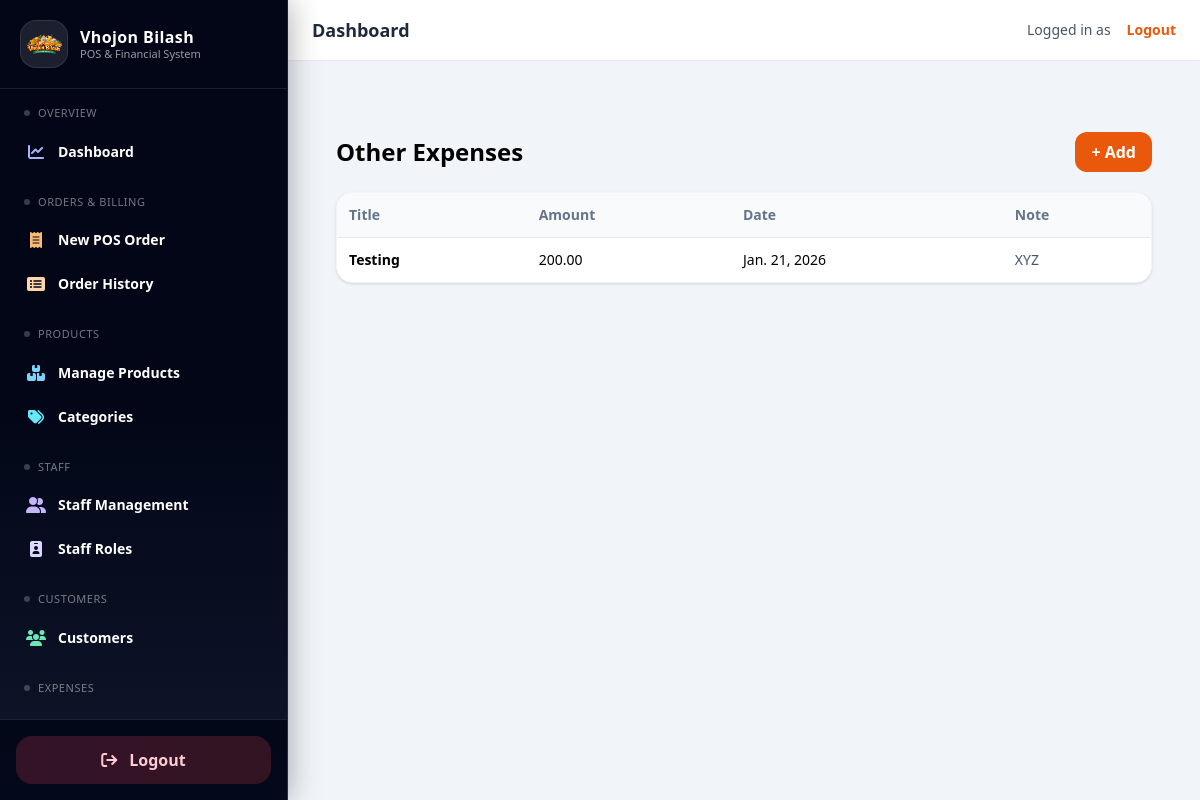
/expenses/other/, run on an earlier commit of the app's database.
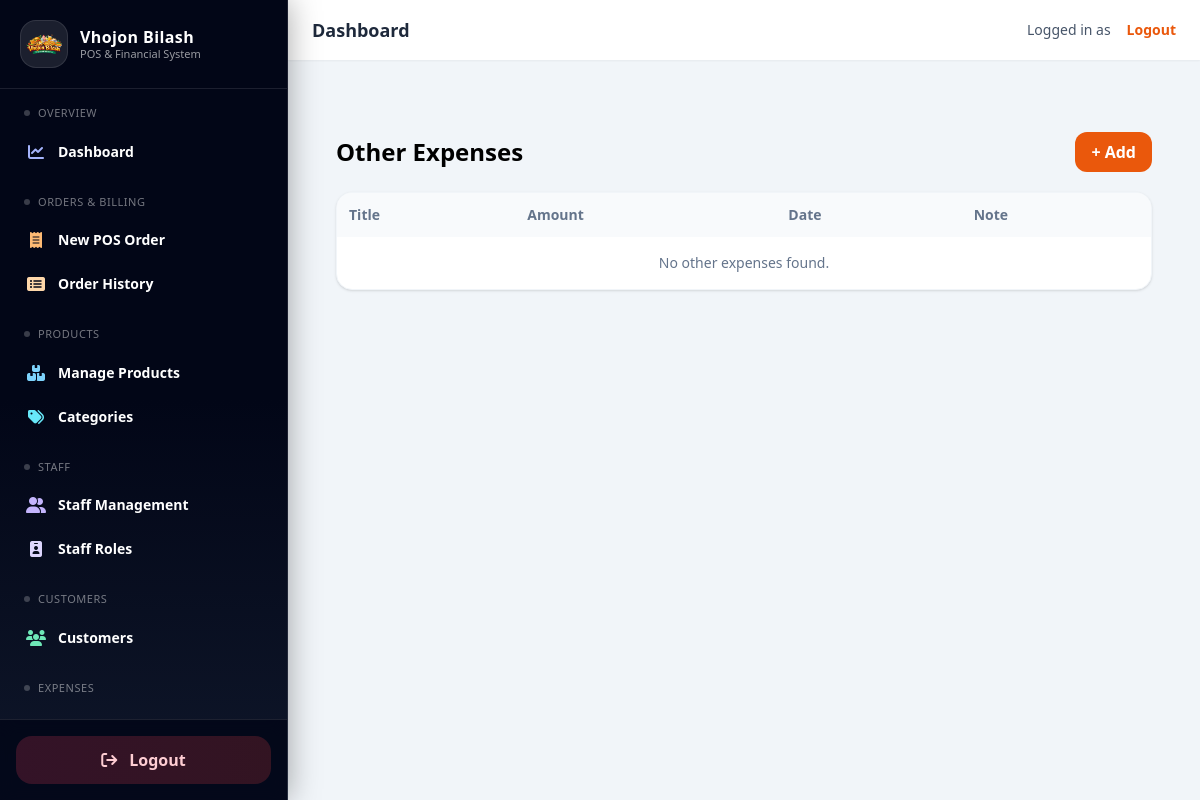
And on a later commit of the database.
### expenses/models.py (models this page shows, shortened)
class OtherExpense(models.Model):
    title = models.CharField(max_length=150)
    amount = models.DecimalField(max_digits=12, decimal_places=2)
    expense_date = models.DateField(default=timezone.now)
    note = models.CharField(max_length=255, blank=True)

### expenses/views.py (the view)
# urls.py: path("other/", views.OtherExpenseListView.as_view(), name="other_list"),
class OtherExpenseListView(ListView):
    model = OtherExpense
    template_name = "expenses/other_list.html"
    context_object_name = "items"
    paginate_by = 10
    ordering = ["-expense_date", "-id"]

### expenses/templates/expenses/other_list.html
{% extends "base.html" %}
{% block content %}
<div class="max-w-6xl mx-auto p-6">
  <div class="flex items-center justify-between mb-5">
    <h1 class="text-2xl font-semibold">Other Expenses</h1>
    <a href="{% url 'expenses:other_create' %}"
       class="px-4 py-2 rounded-xl bg-orange-600 text-white font-semibold">
      + Add
    </a>
  </div>
  <div class="bg-white rounded-2xl border border-slate-100 shadow overflow-x-auto">
    <table class="w-full text-sm">
      <thead class="text-slate-500 bg-slate-50">
        <tr>
          <th class="text-left p-3">Title</th>
          <th class="text-left p-3">Amount</th>
          <th class="text-left p-3">Date</th>
          <th class="text-left p-3">Note</th>
        </tr>
      </thead>
      <tbody>
        {% for x in items %}
        <tr class="border-t hover:bg-slate-50">
          <td class="p-3 font-semibold">{{ x.title }}</td>
          <td class="p-3">{{ x.amount }}</td>
          <td class="p-3">{{ x.expense_date }}</td>
          <td class="p-3 text-slate-600">{{ x.note|default:"—" }}</td>
        </tr>
        {% empty %}
        <tr>
          <td class="p-4 text-slate-500 text-center" colspan="4">
            No other expenses found.
          </td>
        </tr>
        {% endfor %}
      </tbody>
    </table>
  </div>
</div>
{% endblock %}

What changed in the data, as far as the page shows it:
removed OtherExpense: title "Testing", amount "200.00", expense_date "Jan. 21, 2026", note "XYZ"
Also different on the page:
text now shown: "No other expenses found."
